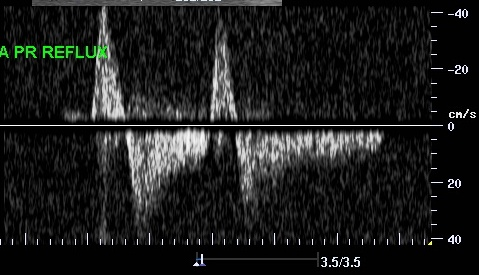
#> input picture Photos/43.jpg, 479 x 275 px
$ jupyter execute --allow-errors Morph.ipynb   (shell and % lines are left out)
#> lines starting #> are read from the running program, lines starting #| are printed output that depends on the picture
## Jupyter declarations

## Imports

[cell 1]
import cv2
import numpy as np
import math
from matplotlib import pyplot as plt
plt.rcParams["figure.figsize"] = (20,10)

## Show image

[cell 2]
def show_image(title, image):
    plt.imshow(image)
    plt.title(title)
    plt.show()

## Load image

[cell 3]
def read_image(filename):
#> called with filename = 'Photos/43.jpg'
    return cv2.imread(filename)
#> returned value is the input picture: shape (275, 479, 3); mean B, G, R 28.6, 29.2, 28.4

filename = 'Photos/43.jpg'
image = read_image(filename)

show_image('image', image)

## Blur

[cell 4]
def blur(image):
    image = image.copy()
    return cv2.blur(image, (5,5))

blur_result = blur(image)
show_image('blur', blur_result)

## Threshold

[cell 5]
def threshold(image):
    image = image.copy()
    return cv2.threshold(image, 70, 255, cv2.THRESH_BINARY)

blur1 = blur(image)
_, thresh = threshold(image)
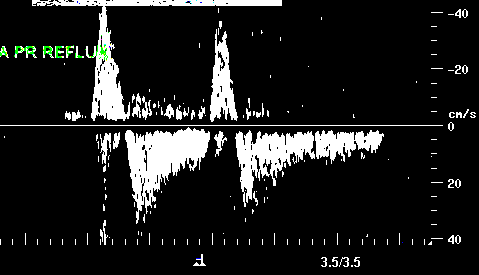
#> thresh: shape (275, 479, 3); mean B, G, R 30.1, 30.7, 30.1
x = threshold(blur1)
show_image('image', image)
show_image('threshold', thresh)
#> (the rest of this cell did not finish here and is left out)

## Erosion

[cell 6]
def erosion(image):
    image = image.copy()
    kernel = np.ones((5,5), np.uint8)
    return cv2.erode(image, kernel, iterations=1)
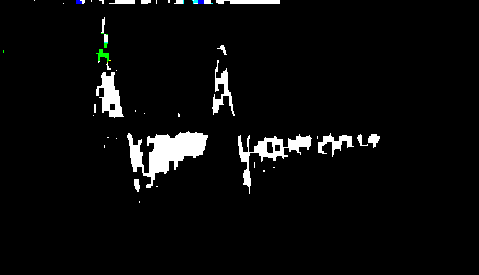
#> returned value: shape (275, 479, 3); mean of channels 0, 1, 2 10.5, 10.6, 10.4; drawn as B, G, R

_, thresh = threshold(image)
thresh_erosion_result = erosion(thresh)
erosion_result = erosion(image)
#> in erosion (call 2), `return cv2.erode(image, kernel, iterations=1)`:
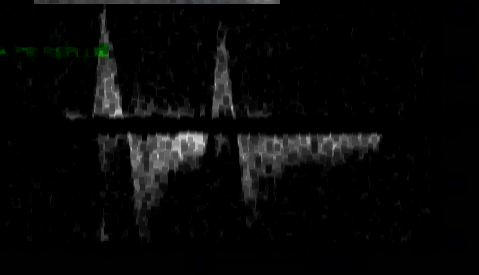
#> returned value: shape (275, 479, 3); mean of channels 0, 1, 2 8, 8.2, 7.9; drawn as B, G, R
show_image('image', image)
show_image('erosion', erosion_result)
show_image('thresh erosion', thresh_erosion_result)

## Dilation

[cell 7]
def dilate(image):
    image = image.copy()
    kernel = np.ones((3,3), np.uint8)
    return cv2.dilate(image, kernel, iterations=1)
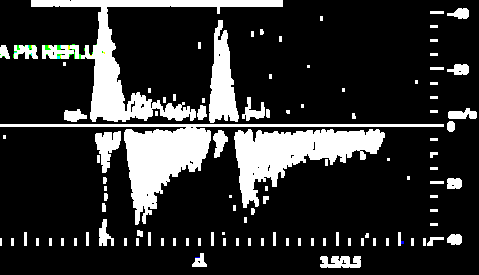
#> returned value: shape (275, 479, 3); mean of channels 0, 1, 2 47.3, 47.5, 47.2; drawn as B, G, R

_, thresh = threshold(image)
dilate_thresh = dilate(thresh)
dilate_result = dilate(image)
#> in dilate (call 2), `return cv2.dilate(image, kernel, iterations=1)`:
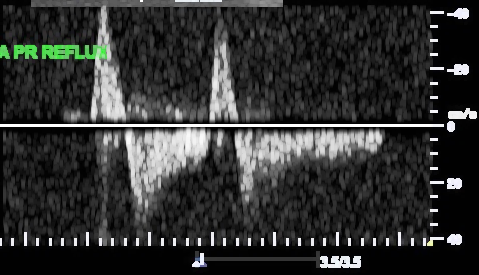
#> returned value: shape (275, 479, 3); mean of channels 0, 1, 2 49.3, 50.1, 49.1; drawn as B, G, R

show_image('image', image)
show_image('dilate result', dilate_result)
show_image('thresh dilate', dilate_thresh)

## Opening

[cell 8]
def opening(image):
    image = image.copy()
    kernel = np.ones((5,5), np.uint8)
    return cv2.morphologyEx(image, cv2.MORPH_OPEN, kernel)
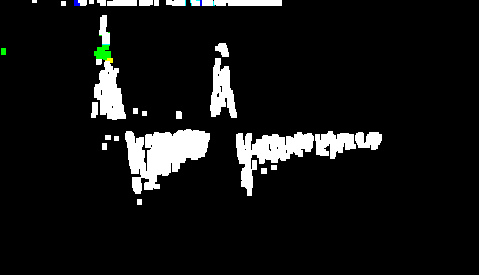
#> returned value: shape (275, 479, 3); mean of channels 0, 1, 2 20.1, 20.5, 20; drawn as B, G, R

_, thresh = threshold(image)
opening_thresh = opening(thresh)
opening_result = opening(image)
#> in opening (call 2), `return cv2.morphologyEx(image, cv2.MORPH_OPEN, kernel)`:
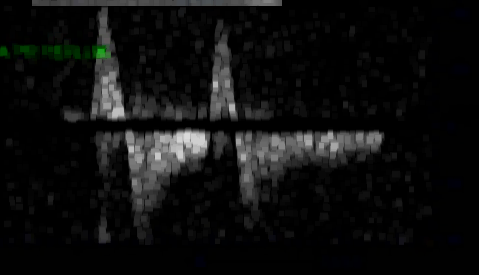
#> returned value: shape (275, 479, 3); mean of channels 0, 1, 2 14.5, 14.7, 14.3; drawn as B, G, R

show_image('image', image)
show_image('opening thresh', opening_thresh)
show_image('opening result', opening_result)

## Closing

[cell 9]
def closing(image):
    image = image.copy()
    kernel = np.ones((5,5), np.uint8)
    return cv2.morphologyEx(image, cv2.MORPH_CLOSE, kernel)
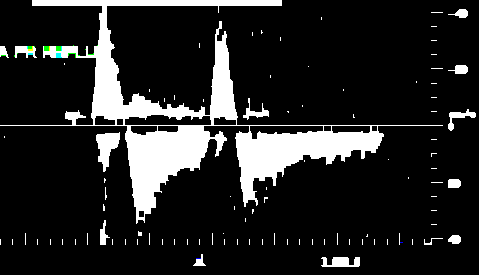
#> returned value: shape (275, 479, 3); mean of channels 0, 1, 2 37.3, 37.5, 37.3; drawn as B, G, R

_, thresh = threshold(image)
closing_thresh = closing(thresh)
closing_result = closing(image)
#> in closing (call 2), `return cv2.morphologyEx(image, cv2.MORPH_CLOSE, kernel)`:
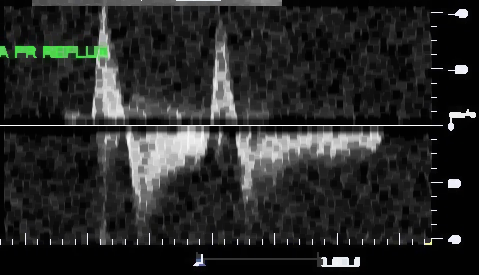
#> returned value: shape (275, 479, 3); mean of channels 0, 1, 2 39.8, 40.5, 39.6; drawn as B, G, R

show_image('image', image)
show_image('closing result', closing_result)
show_image('closing thresh', closing_thresh)

## Thresh-opening-closing

[cell 10]
_, thresh = threshold(image)
result_opening = opening(thresh)
result_closing = closing(result_opening)
show_image('image', image)
show_image('result', result_closing)

## Opening-closing

[cell 11]
image1 = read_image(filename)
blur_x = cv2.blur(image1, (5,5))
_, thresh1 = threshold(blur_x)
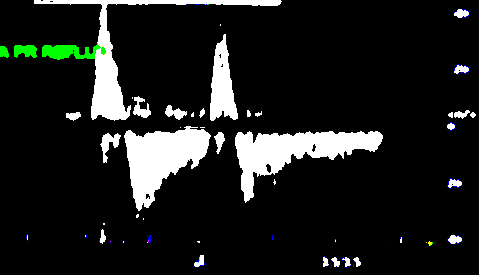
#> thresh1: shape (275, 479, 3); mean B, G, R 29, 30.5, 28.6
opening1 = opening(thresh1)
closing1 = closing(opening1)

show_image('image', image1)
show_image('blur', blur_x)
show_image('thresh', thresh1)
show_image('opening', opening1)
show_image('closing', closing1)

$ run again, with Photos/0.jpg copied over Photos/43.jpg
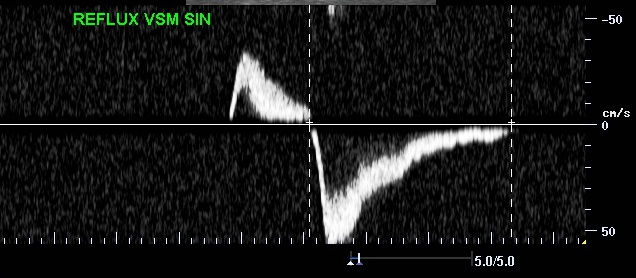
#> input picture Photos/0.jpg, 636 x 278 px
#> in read_image, returned value is the input picture: shape (278, 636, 3); mean B, G, R 23.1, 23.7, 23
#> in closing (call 2), `return cv2.morphologyEx(image, cv2.MORPH_CLOSE, kernel)`:
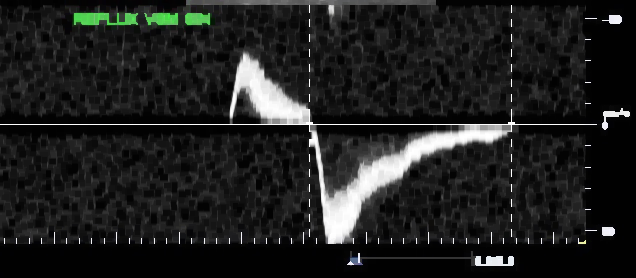
#> returned value: shape (278, 636, 3); mean of channels 0, 1, 2 31.6, 32.3, 31.5; drawn as B, G, R
#> `_, thresh1 = threshold(blur_x)`:
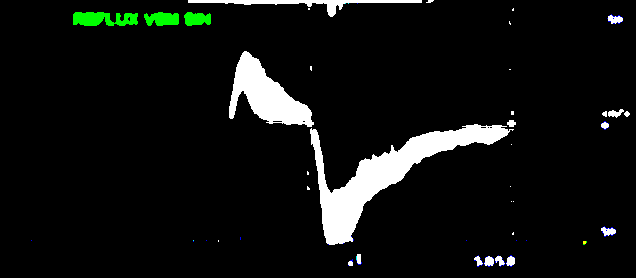
#> thresh1: shape (278, 636, 3); mean B, G, R 16.2, 18, 16

$ run again, with Photos/1.jpg copied over Photos/43.jpg
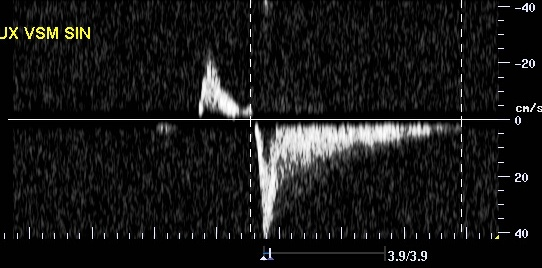
#> input picture Photos/1.jpg, 542 x 268 px
#> in read_image, returned value is the input picture: shape (268, 542, 3); mean B, G, R 23.7, 24, 24
#> `_, thresh1 = threshold(blur_x)`:
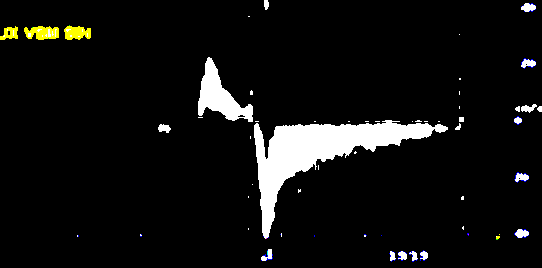
#> thresh1: shape (268, 542, 3); mean B, G, R 16.5, 17.5, 17.5
